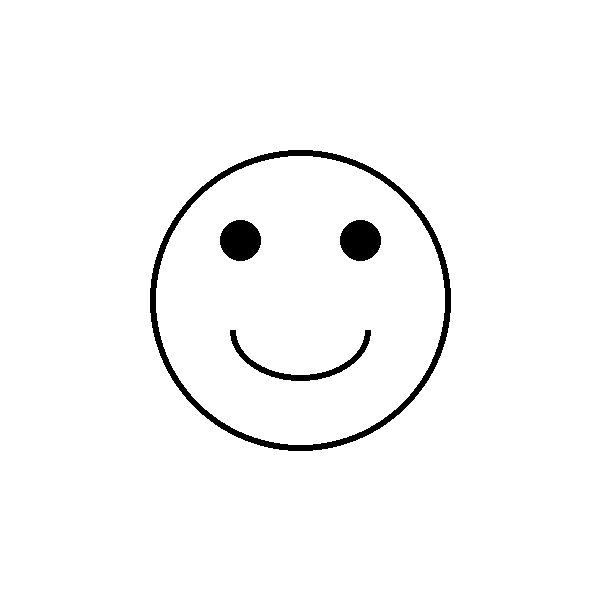
#> input picture temp_git_hf/assets/test_input.png, 600 x 600 px
$ python -i extractor.py   (imports and definitions only)
#> lines starting #> are read from the running program, lines starting #| are printed output that depends on the picture; after the words box and inside, x2 and y2 are one past the last pixel; in counts of white or black regions, pixels touching at a corner belong together
#> further down, picture is the input picture: shape (600, 600, 3); 97.5% white; 4 black regions, box (x1, y1, x2, y2) and area: (150, 150, 451, 451) 5480, (220, 220, 261, 261) 1313, (340, 220, 381, 261) 1313, (230, 330, 371, 381) 1074
import cv2
import numpy as np
from typing import List, Tuple

class ContourExtractor:
    def __init__(
        self,
        canny_low: int = 50,
        canny_high: int = 150,
        blur_kernel: int = 5,
        approx_epsilon: float = 0.002,
        min_length: int = 10
    ):
        self.canny_low = canny_low
        self.canny_high = canny_high
        self.blur_kernel = blur_kernel
        self.approx_epsilon = approx_epsilon
        self.min_length = min_length

    # [45 lines left out: function preprocess_image, not called in this run]

    def extract_contours(self, blurred_img: np.ndarray) -> List[np.ndarray]:
        """
        Runs Canny edge detection, extracts contours, simplifies them using approxPolyDP,
        and filters out noise.
        """
        edges = cv2.Canny(blurred_img, self.canny_low, self.canny_high)
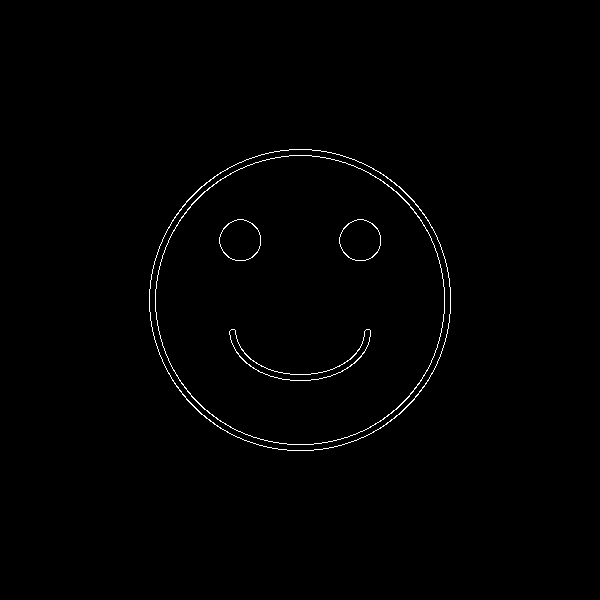
#> edges: shape (600, 600); 0.72% white in thin lines or dots, all inside (x1, y1, x2, y2) = (149, 149, 451, 451)

        # Find all contours
        raw_contours, _ = cv2.findContours(edges, cv2.RETR_LIST, cv2.CHAIN_APPROX_NONE)
#> raw_contours = 10 contours; largest, box (x1, y1, x2, y2) and area: (149, 149, 451, 451) 71196, (149, 149, 451, 451) 71054, (155, 155, 445, 445) 65712, (155, 155, 445, 445) 65578, (339, 219, 381, 261) 1320

        processed_contours = []
        for c in raw_contours:
            # Calculate length
            length = cv2.arcLength(c, False)
            if length < self.min_length:
                continue

            # Simplify contour
            epsilon = self.approx_epsilon * length
            approx = cv2.approxPolyDP(c, epsilon, closed=False)

            # Reshape approx to Nx2 array of coordinates
            pts = approx.reshape(-1, 2)
            if len(pts) >= 2:
                processed_contours.append(pts)
#> this loop made 10 passes
#> (length, epsilon) on passes 1 to 10: (394.1, 0.788), (394.5, 0.789), (132.5, 0.265), (132.5, 0.265), (134.9, 0.27), (134.9, 0.27), (955.8, 1.91), (958.2, 1.92), (994.5, 1.99), (996.8, 1.99)
#> after the loop, processed_contours = 10 items

        return processed_contours

    # [127 lines left out: functions optimize_contour_order, group_contours_spatially, get_drawing_strokes, not called in this run]

>>> import cv2
>>> picture = cv2.imread('../assets/test_input.png')
>>> result = ContourExtractor().extract_contours(picture)
#> result = 10 items
